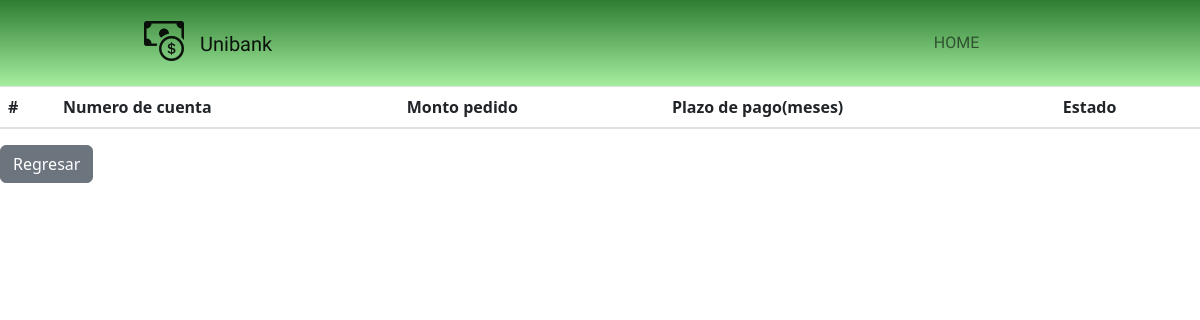
Before: /estatusPedido/estatusPedido.php with the older database file.
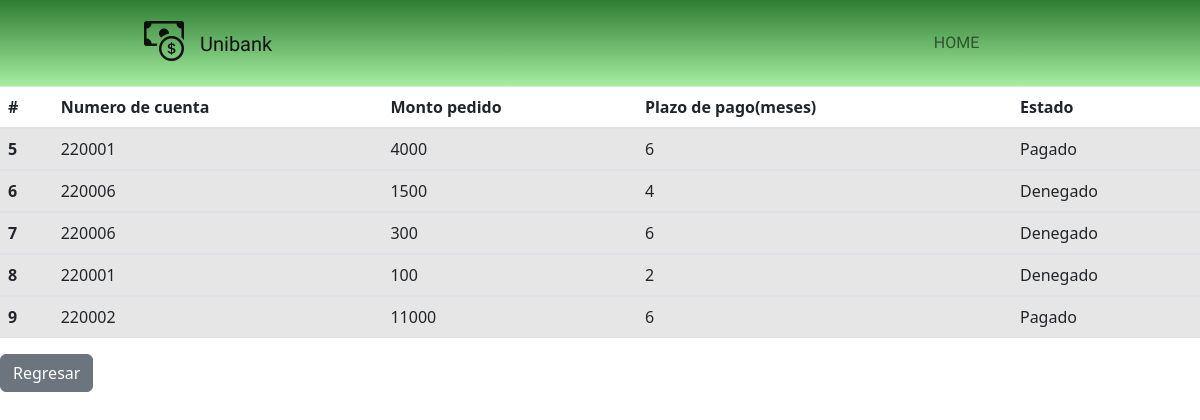
After: the same page with the newer database file.
### tables this page shows
CREATE TABLE `prestamos` (
  `id` int(11) NOT NULL,
  `NoCli` int(11) NOT NULL,
  `dinero` int(11) NOT NULL,
  `meses` int(11) NOT NULL,
  `status` varchar(50) NOT NULL
);

### estatusPedido/estatusPedido.php (the view, shortened to what this page needs)
<?php
require '../vistas/headerEjecutivo.php';
$conexion=mysqli_connect('localhost','root','','unibank');
?>
<!DOCTYPE html>
 <html>
 <head>
<link href="https://cdn.jsdelivr.net/npm/bootstrap@5.2.1/dist/css/bootstrap.min.css" rel="stylesheet">
 </head>
<body>
  <table class="table table-striped table-hover">
  <thead>
    <tr>
      <th scope="col">#</th>
      <th scope="col">Numero de cuenta</th>
      <th scope="col">Monto pedido</th>
      <th scope="col">Plazo de pago(meses)</th>
      <th scope="col">Estado</th>
    </tr>
  </thead>
  <?php
  $sql="SELECT * FROM prestamos";
  $result=mysqli_query($conexion,$sql);
  while($mostrar=mysqli_fetch_array($result)){
  ?>
  <tbody>
    <tr>
      <th scope="row"><?php echo $mostrar['id'] ?></th>
      <td><?php echo $mostrar['NoCli'] ?></td>
      <td><?php echo $mostrar['dinero'] ?></td>
      <td><?php echo $mostrar['meses'] ?></td>
      <td><?php echo $mostrar['status'] ?></td>
    </tr>
  <?php
  }
  ?>
  </table>
  <a href="../ejecutivo.php" class="btn btn-secondary">Regresar</a>
</body>

Changed rows visible on the page:
added prestamos: id "5", NoCli "220001", dinero "4000", meses "6", status "Pagado"
added prestamos: id "6", NoCli "220006", dinero "1500", meses "4", status "Denegado"
added prestamos: id "7", NoCli "220006", dinero "300", meses "6", status "Denegado"
added prestamos: id "8", NoCli "220001", dinero "100", meses "2", status "Denegado"
added prestamos: id "9", NoCli "220002", dinero "11000", meses "6", status "Pagado"
